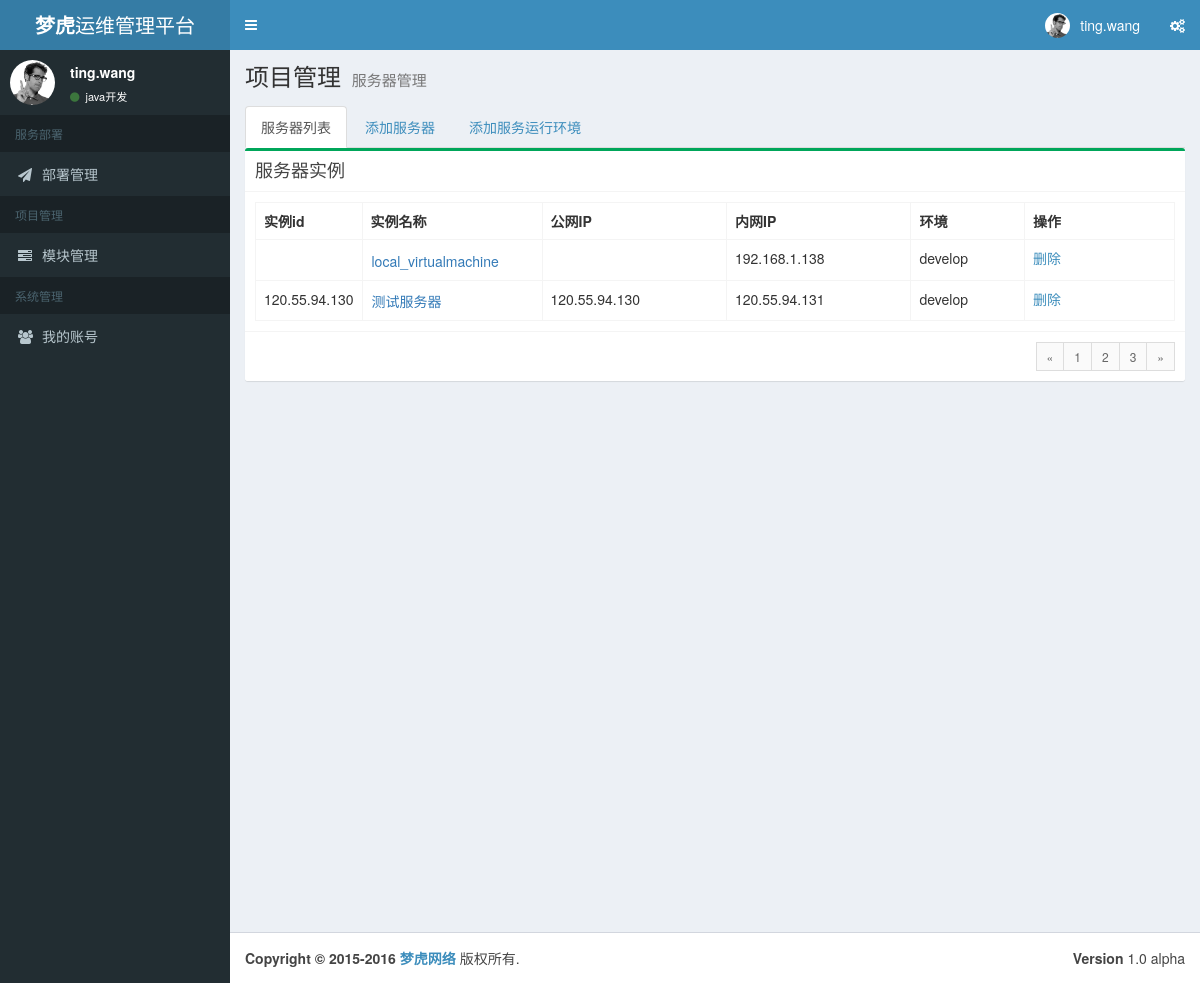
/build/server_manage (signed in), run on the app's committed database.
### tables this page shows
CREATE TABLE servers (
  id integer primary key autoincrement,
  aliid text,
  name text not null,
  type not null default 0,
  username not null,
  password not null,
  ip_outer text,
  ip_inner text,
  environment text not null
);

### views/build.py (the view)
@build.route("/server_manage")
def server_manage():
    if not session.get('logged_in'):
        abort(401)
    cur = g.db.execute("SELECT * FROM servers ORDER BY environment DESC")
    servers = cur.fetchall()
    return render_template("server_manage.html",
                           service_type=SERVICE_TYPE["PROJECT_MANEGE"],
                           service_name=PROJECT_MANEGE["SERVER_MANAGE"],
                           servers=servers)

### run.py (called while the page is built)
def connect_db():
    rv = sqlite3.connect(app.config['DATABASE'])
    rv.row_factory = sqlite3.Row
    return rv

@app.before_request
def before_request():
    g.db = connect_db()
    g.cf = configparser.ConfigParser()
    g.cf.read("config.iml")

@app.teardown_request
def teardown_request(exception):
    if exception is not None:
        print(exception)
    db = getattr(g, 'db', None)
    if db is not None:
        db.close()
    g.db.close()

### templates/server_manage.html (shortened to what this page needs)
{% extends "base_layout.html" %}
{% block css %}
    <link href="{{ url_for('static', filename='basstyle.css') }}" rel="stylesheet" type="text/css"/>
{% endblock %}
{% block body %}
<ul class="nav nav-tabs" role="tablist">
    <li role="presentation" class="active"><a href="#server_list" aria-controls="server_list" role="tab" data-toggle="tab">服务器列表</a></li>
    <li role="presentation"><a href="#server_new" aria-controls="server_new" role="tab" data-toggle="tab">添加服务器</a></li>
    <li role="presentation"><a href="#server_environment" aria-controls="server_environment" role="tab" data-toggle="tab">添加服务运行环境</a></li>
</ul>
  <div class="tab-content">
    <div role="tabpanel" class="tab-pane active" id="server_list">
        <div class="row">
            <div class="col-xs-12">
                <div class="box box-success">
                    <div class="box-header with-border">
                        <h3 class="box-title">服务器实例</h3>
                    </div>
                    <div class="box-body">
                        <table class="table table-bordered">
                            <tr>
                                <th style="width: 100px">实例id</th>
                                <th style="width: 180px">实例名称</th>
                                <th>公网IP</th>
                                <th>内网IP</th>
                                <th>环境</th>
                                <th style="width: 150px">操作</th>
                            </tr>
                            {% for server in servers %}
                            <tr>
                                <td>{{ server.aliid }}</td>
                                <td>
                                    <a class="btn btn-link btn-a btn-server" data-toggle="modal" data-target="#server_modal">{{ server.name }}</a>
                                </td>
                                <td>{{ server.ip_outer }}</td>
                                <td>{{ server.ip_inner }}</td>
                                <td>{{ server.environment }}</td>
                                <td><a href="/build/server_delete/{{ server.id }}">删除</a></td>
                            </tr>
                            {% endfor %}
                        </table>
                    </div>
                    <div class="box-footer clearfix">
                        <ul class="pagination pagination-sm no-margin pull-right">
                            <li><a href="#">&laquo;</a></li>
                            <li><a href="#">1</a></li>
                            <li><a href="#">2</a></li>
                            <li><a href="#">3</a></li>
                            <li><a href="#">&raquo;</a></li>
                        </ul>
                    </div>
                </div>
            </div>
        </div>
    </div>
  </div>
{% endblock %}

### static/basstyle.css (style rules this page uses)
.btn-a { padding:0; }

### data on the page
servers: name "local_virtualmachine", ip_inner "192.168.1.138", environment "develop"
servers: aliid "120.55.94.130", name "测试服务器", ip_outer "120.55.94.130", ip_inner "120.55.94.131", environment "develop"

### other printed values
{{ session.username }} "ting.wang"
{{ session.position }} "java开发"
{{ service_type }} "项目管理"
{{ service_name }} "服务器管理"
